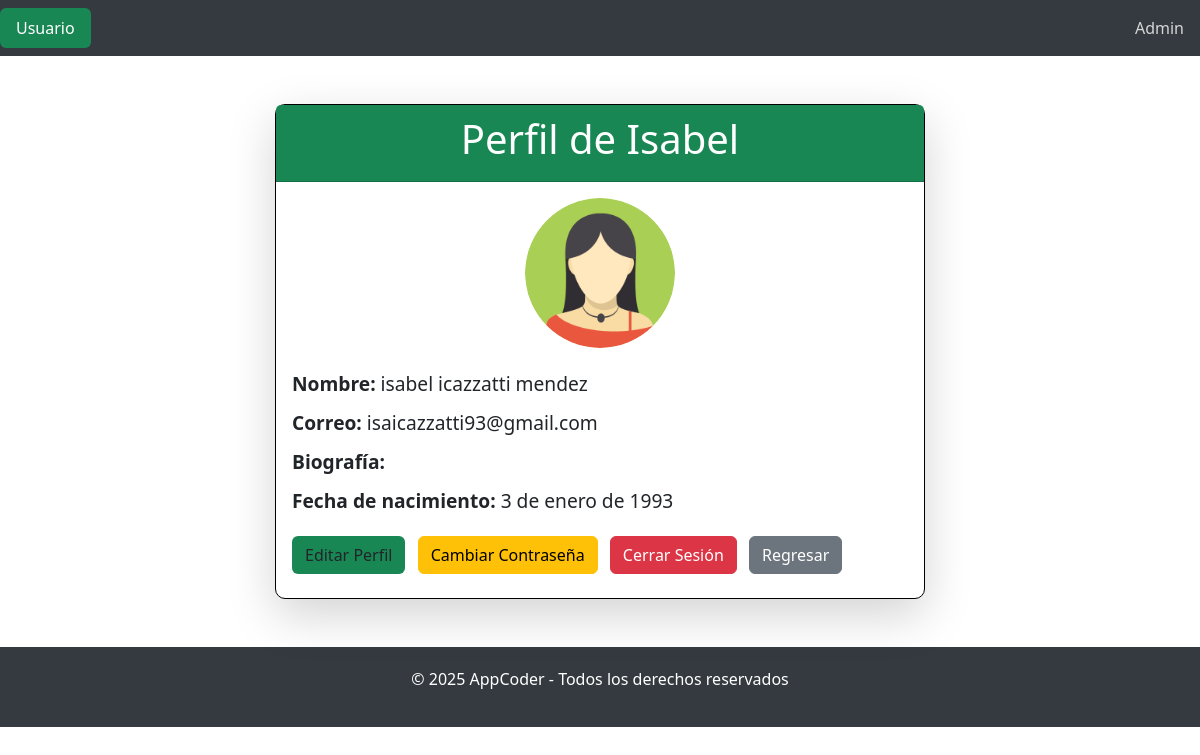
Page /accounts/profile/ (signed in) on the committed database.
### AppAccounts/models.py (models this page shows, shortened)
class Profile(models.Model):
    user = models.OneToOneField(User, on_delete=models.CASCADE)
    avatar = models.ImageField(upload_to='avatars/', null=True, blank=True, default='avatars/avataruser.png')
    bio = RichTextField(blank=True, null=True)
    birthday = models.DateField(blank=True, null=True)
    address = models.CharField(max_length=255, blank=True, null=True)
    phone = models.CharField(max_length=20, blank=True, null=True)

### AppAccounts/views.py (the view)
# urls.py: path('profile/', views.profile_view, name='profile'),
@login_required
def profile_view(request):
    profile = Profile.objects.get(user=request.user)
    return render(request, 'Accounts/profile.html', {'user': profile})

### AppAccounts/templates/Accounts/profile.html (shortened to what this page needs)
{% extends 'base_perfil.html' %}
{% load static %}
{% block cuerpo %}
<div class="container my-5">
  <div class="row justify-content-center">
    <div class="col-md-12">
      <div class="card shadow-lg">
        <div class="card-header bg-success text-white">
          <h1 class="text-center">Perfil de {{ user.user.username }}</h1>
        </div>
        <div class="card-body">
          <div class="text-center mb-4">
            <img src="{{ user.avatar.url }}" alt="{{ user.user.username }}" class="rounded-circle" width="150">
          </div>
          <div class="mb-3">
            <h4 class="profile-text"><strong>Nombre:</strong> {{ user.user.first_name }} {{ user.user.last_name }}</h4>
          </div>
          <div class="mb-3">
            <h4 class="profile-text"><strong>Correo:</strong> {{ user.user.email }}</h4>
          </div>
          <div class="mb-3">
            <h4 class="profile-text"><strong>Biografía:</strong> {{ user.bio }}</h4>
          </div>
          <div class="mb-3">
            <h4 class="profile-text"><strong>Fecha de nacimiento:</strong> {{ user.birthday }}</h4>
          </div>
            <a href="{% url 'AppAccounts:edit_profile' %}" class="btn bg-success me-2">Editar Perfil</a>
            <a href="{% url 'AppAccounts:change_password' %}" class="btn btn-warning">Cambiar Contraseña</a>
            <a href="{% url 'AppAccounts:logout' %}" class="btn btn-danger m-2">Cerrar Sesión</a>
            <a href="{% url 'index' %}" class="btn btn-secondary">Regresar</a>
            </div>
          </div>
        </div>
      </div>
    </div>
{% endblock %}

### rows in the picture
Profile: user.username "Isabel", avatar (picture), user.first_name "isabel", user.last_name "icazzatti mendez", user.email "isaicazzatti93@gmail.com", birthday "3 de enero de 1993"
